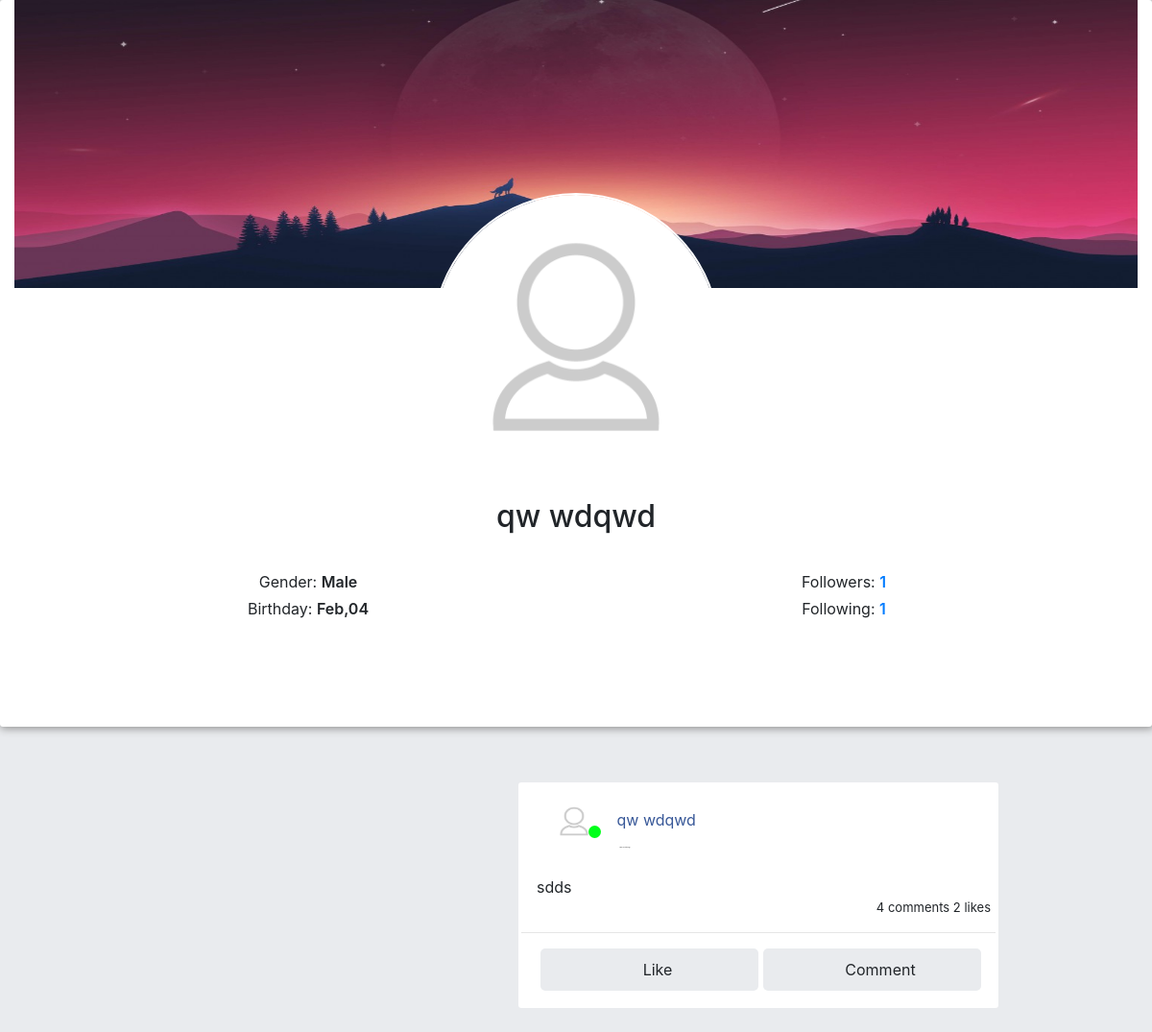
The page /admin on the database its author committed.
### accounts/models.py (models this page shows, shortened)
class Profile(models.Model):
	user                = models.OneToOneField(Users, on_delete=models.CASCADE, related_name='profile')
	picture				= models.ImageField(upload_to=profile_picture_upload, default="user-default.png")
	cover				= models.ImageField(upload_to=profile_cover_upload, default="default-cover.jpg")
	bio					= models.TextField(max_length=300, blank=True, null=True)
	followers 			= models.ManyToManyField(Users, related_name='followers', default=None, blank=True)
	following 			= models.ManyToManyField(Users, related_name='following', default=None, blank=True)

class Users(AbstractBaseUser):
	GENDER = [
		('Male', 'Male'),
		('Female', 'Female'),
	]
	email 					= models.EmailField(verbose_name="email", max_length=60, unique=True)
	username 				= models.CharField(max_length=30, unique=True)
	first_name				= models.CharField(max_length=30)
	last_name				= models.CharField(max_length=30)
	birthday				= models.DateField(blank=True, null=True)
	gender					= models.CharField(max_length=10, choices=GENDER , null=True, blank=True, default="Male")
	is_admin				= models.BooleanField(default=False)
	is_active				= models.BooleanField(default=True)
	is_staff				= models.BooleanField(default=False)
	is_superuser			= models.BooleanField(default=False)
	is_online				= models.BooleanField(default=False)
	date_joined 			= models.DateTimeField(verbose_name='date joined', auto_now_add=True)
	last_login 				= models.DateTimeField(verbose_name='last login', auto_now=True)
	first_login				= models.BooleanField(default=True)
	USERNAME_FIELD = 'email'
	REQUIRED_FIELDS = ['username']
	objects = MyAccountManager()

### posts/models.py (models this page shows, shortened)
class Post(models.Model):
    author          = models.ForeignKey(Users, on_delete=models.CASCADE, related_name='posts', blank=True, null=True)
    community       = models.ForeignKey(Community, on_delete=models.CASCADE, default=None, related_name='posts', blank=True, null=True)
    content         = RichTextField(blank=True, null=True)
    image           = models.ImageField(upload_to=post_image_upload, default=None, null=True, blank=True)
    created_at      = models.DateTimeField(default=timezone.now)
    update_at       = models.DateTimeField(auto_now=True)
    viewers         = models.ManyToManyField(Users, related_name='viewed_posts', default=None, blank=True)
    likes          = models.ManyToManyField(Users, related_name='liked_posts', default=None, blank=True)

### accounts/views.py (the view)
# urls.py: path('<str:username>', views.profile, name='profile'),
def profile(request, username):
    x = request.user
    if x.is_authenticated:
        user = Users.objects.get(username=x)
    else:
        user = None
    profile_user = get_object_or_404(Profile, user__username=username)
    posts = profile_user.user.posts.all().order_by('-created_at')
    comments = Comment.objects.all().order_by("-created_at")
    page = request.GET.get('page', 1)
    paginator = Paginator(posts, 5)
    try:
        posts = paginator.page(page)
    except PageNotAnInteger:
        posts = paginator.page(1)
    except EmptyPage:
        posts = paginator.page(paginator.num_pages)
    media_root = settings.MEDIA_ROOT
    try:
        pictures   = os.listdir(f'{media_root}/profile/{profile_user.id}/picture')[:3]
        pictures   = reversed(pictures)
    except:
        pictures = None
    try:
        covers      = os.listdir(f'{media_root}/profile/{profile_user.id}/cover')[:3]
        covers      = reversed(covers)
    except:
        covers = None
    try:
        images      = os.listdir(f'{media_root}/profile/{profile_user.id}/posts')[:3]
        images      = reversed(images)
    except:
        images = None
    context = {
        'user': user,
        'profile' : profile_user,
        'pictures' : pictures,
        'covers' : covers,
        'images' : images,
        'media_url' : f"{settings.MEDIA_URL}\profile\{profile_user.id}",
        'posts' : posts,
        'comments': comments,
        'now': timezone.now
    }
    template = 'profile.html'
    return render(request, template, context)

### accounts/templates/profile.html (shortened to what this page needs)
{% extends 'base.html' %}
{% load static %}
{% block content %}
    <div class="p_h container-fluid">
        <div class="cover-page">
            <a href="#cover-{{ profile.user.username }}" data-toggle="modal">
                <img src="{{ profile.cover.url }}">
            </a>
        </div>
        <div class="user-p col">
            <a href="#picture-{{ profile.user.username }}" data-toggle="modal">
                <img src="{{ profile.picture.url }}">
            </a>
        </div>
        <div class="info-user container m-auto">
            <div class="row row-cols-1 justify-content-center">
                <div class="justify-content-center mb-2">
                    <h2 class="m-auto" >{{ profile.user.first_name }} {{ profile.user.last_name }}</h2>
                </div>
                <div class="row mb-2">
                    <div class="bio col-sm-6" style="overflow-wrap: anywhere;">
                    </div>
                </div>
                <div class="container">
                    <div class="row row-cols-md-2 row-cols-1 offset-md-1 m-auto">
                        <div class="career col  row-cols-12 ">
                            <div class="col">
                                <h6>Gender: <span>{{ profile.user.gender }}</span></h6>
                            </div>
                            <div class="col">
                                <h6>Birthday: <span>{{ profile.user.birthday|date:'M,d' }}</span></h6>
                            </div>
                        </div>
                        <div class="career col row-cols-12">
                            <div class="col" >
                                <h6>Followers: <span><a  style="color: #007bff">{{ profile.followers.count }}</a></span></h6>
                                <h6>Following: <span><a  style="color: #007bff">{{ profile.following.count }}</a></span></h6>
                            </div>
                        </div>
                    </div>
                </div>
            </div>
        </div>
    </div>
    <div class="container">
        <div class="row row-cols-1 row-cols-md-2">
            <div class="col-md-4" style="margin-bottom: 25px;">
            </div>
            <br>
            <div id="posts-list" class="container col">
                <div class="row row-cols-1">
                    <div id="time-line">
                        {% for post in posts %}
                            {% include 'post-box.html' %}
                        {% endfor %}
                    </div>
                </div>
            </div>
        </div>
    </div>
{% endblock %}

### templates/post-box.html (shortened to what this page needs)
    <div class="post">
        <div data-key="{{ post.id }}" class="post-body col container">
            <div class="row row-cols-1">
                <div class="publisher col">
                    <div style="position: relative;display: flex; flex-wrap: wrap;">
                        <a href="{% url 'profile' post.author.username %}">
                            <img src="{{ post.author.profile.picture.url }}" alt="{{ post.author.username }}" class="col">
                            <span style="color: #385898" >{{ post.author.first_name }} {{ post.author.last_name }}</span>
                        </a>
                        {% if post.author.is_online %}
                                <span class="online" style="position: absolute;top: 27px;left: 55px;"></span>
                        {% endif %}
                    </div>
                    {% if post.created_at|date:'P' == now|date:'P' %}
                        <span class="since" style="color: #007bff">Now</span>
                    {% elif post.created_at|date:'Y' <  now|date:'Y' %}
                        <span class="since">{{ post.created_at|date:'Y,M,d' }}</span>
                    {% else %}
                        <span class="since">{{ post.created_at|timesince }} ago</span>
                    {% endif %}
                </div>
                <div class="post-content col">
                    {{ post.content|safe}}
                </div>
                <ul class="stat" style="text-align: end; list-style: none; margin: 0; padding: 0px 5px; font-size: small;">
                    {% if post.comments.count > 0 %}
                        <span>{{ post.comments.count }} comments</span>
                    {% endif %}
                    {% if post.likes.count > 0 %}
                        <span>{{ post.likes.count }} likes</span>
                    {% endif %}
                </ul>
                <hr>
                <div class="_ip col">
                    <ul class="row">
                        {% if request.user in post.likes.all %}
                            <a class="btn col like-btn active">
                                <i class="icofont-like"></i>
                                <span>Like</span>
                            </a>
                            {% else %}
                                <a class="btn col like-btn">
                                    <i class="icofont-like"></i>
                                    <span>Like</span>
                                </a>
                        {% endif %}
                        <a class="btn col comment-btn">
                            <i class="icofont-comment"></i>
                            <span>Comment</span>
                        </a>
                    </ul>
                </div>
            </div>
        </div>
    </div>

### static/css/style.css (style rules this page uses)
html { scroll-behavior:smooth }
body { background-color:#e9ebee;overflow-wrap:break-word }
a { outline:0;text-decoration:none; color: #385898 }
span { display:inline-block }
#time-line { margin-top:25px }
.post { margin-bottom:25px }
.post-body { background-color:#fff;border-radius:3px;padding:18px;width:500px }
.publisher img { width:80px;height:45px;border-radius:100% }
.online { height:13px;width:13px;background-color:#00ff1a;border-radius:50%;display:inline-block }
.since { position:relative;left:87px;top:-13px;font-size:1px;font-weight:500;color:#000000d1 }
.post-content { padding:10px 7px 0 16px;overflow:hidden }
.post-content p { margin-bottom:0;text-align:justify }
._ip ul { padding:0;margin:0;list-style:none;display:flex;flex-wrap:wrap;justify-content:center;text-align:center;flex-direction:row }
._ip ul a { background:#e9ebee;color:unset;padding:9px;margin-left:5px;overflow-wrap:break-word;border-radius:5px }
.p_h { justify-content:center;text-align:center;background-color:#fff;margin-bottom:33px;box-shadow:1px 1px 8px 1px #929292;border-radius:3px }
.cover-page { width:100%;height:300px;overflow:hidden }
.cover-page img { width:100%;height:100%;position:relative }
.user-p { width:300px;height:300px;border:2px solid #fff;margin:auto;border-radius:100%;overflow:hidden;position:relative;top:-99px;padding:0 }
.user-p img { width:100%;height:100% }
.info-user { padding:12px;position:relative;top:-93px }
.bio { margin:auto;position:relative;white-space:inherit;overflow-wrap:break-word }
.career h6 { font-weight:unset }
.career span { font-weight:600 }

### rows shown on the page
Profile: cover (placeholder picture), picture (placeholder picture), user.first_name "qw", user.last_name "wdqwd", user.gender "Male", user.birthday "Feb,04", followers.count "1", following.count "1"
Post: author.profile.picture (placeholder picture), author.first_name "qw", author.last_name "wdqwd", content "sdds", comments.count "4", likes.count "2", shows "Like"
